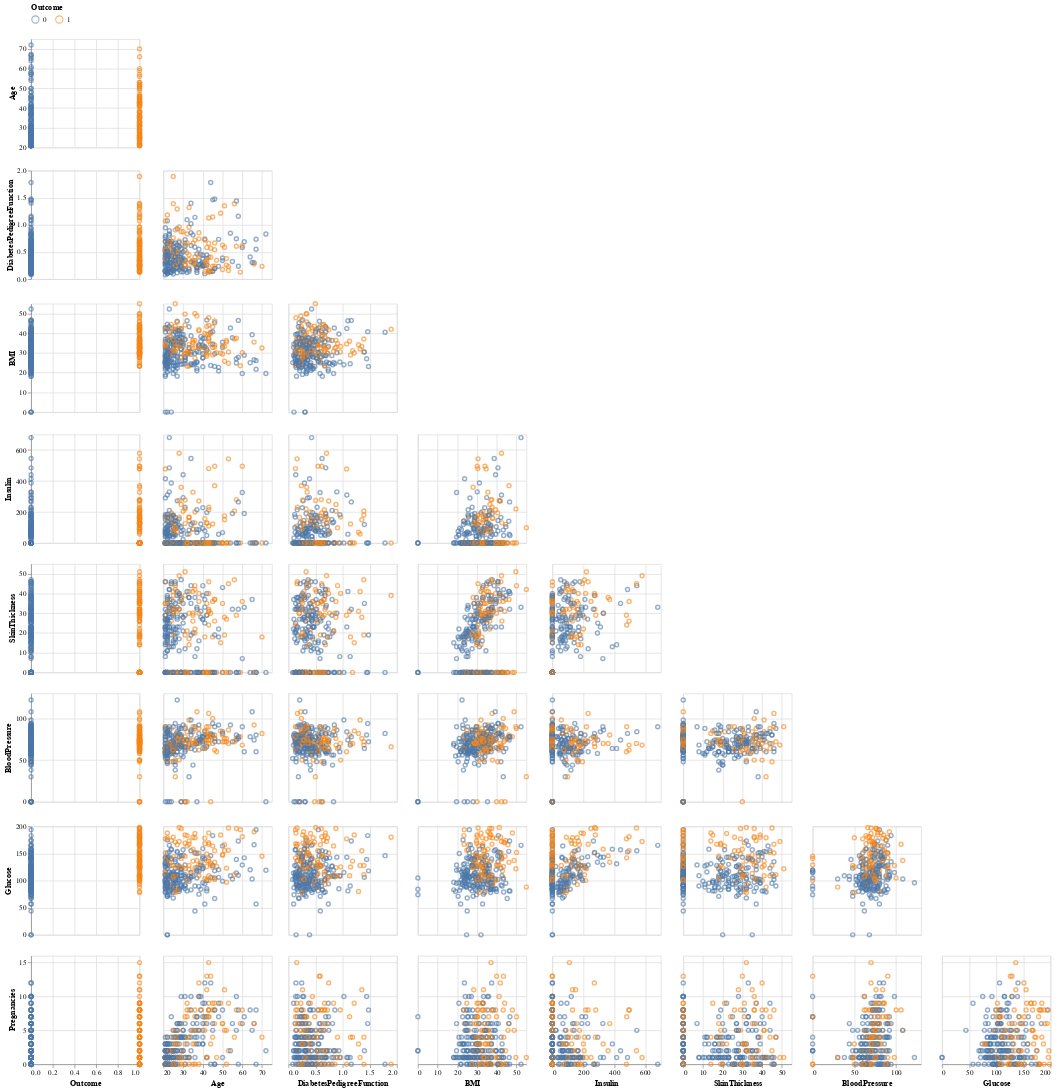

Write notebook code for a chart like this one.
### Markdown cell above
Figure 2 shows the correlation between all of the respective features. The main reasoning to analyze thi is to see if there is any multicollinearity between any of the features which is problamatic when conducting a Logistic Regression. We see that highest level of correlation is between Age and Pregnancies (0.53 by Pearson, and 0.59 via Spearman). Since this is below the threshold of 0.7 we can conclude that all feature coefficients are suitable and will not cause any multicollinearity in our model.

### Code cell
aly.pair(train_df[features].sample(300), color='Outcome:N')

### Figure 1 — Vega-Lite specification as saved in the notebook (floating-point values rounded to 4 significant figures; data arrays with more than 128 entries replaced by an {"elided": "..."} marker saying what was removed)
{"config": {"view": {"continuousWidth": 300, "continuousHeight": 300}}, "vconcat": [{"hconcat": [{"mark": {"type": "point"}, "encoding": {"color": {"condition": {"param": "param_2", "field": "Outcome", "legend": {"orient": "top"}, "type": "nominal"}, "value": "lightgrey"}, "opacity": {"condition": {"param": "param_3", "value": 0.6}, "value": 0.1}, "tooltip": {"field": "", "type": "quantitative"}, "x": {"axis": {"domain": false, "labels": false, "ticks": false, "title": ""}, "bin": false, "field": "Outcome", "scale": {"zero": false}, "type": "quantitative"}, "y": {"bin": false, "field": "Age", "scale": {"zero": false}, "type": "quantitative"}}, "height": 150, "name": "view_1", "width": 150}]}, {"hconcat": [{"mark": {"type": "point"}, "encoding": {"color": {"condition": {"param": "param_2", "field": "Outcome", "legend": {"orient": "top"}, "type": "nominal"}, "value": "lightgrey"}, "opacity": {"condition": {"param": "param_3", "value": 0.6}, "value": 0.1}, "tooltip": {"field": "", "type": "quantitative"}, "x": {"axis": {"domain": false, "labels": false, "ticks": false, "title": ""}, "bin": false, "field": "Outcome", "scale": {"zero": false}, "type": "quantitative"}, "y": {"bin": false, "field": "DiabetesPedigreeFunction", "scale": {"zero": false}, "type": "quantitative"}}, "height": 150, "name": "view_2", "width": 150}, {"mark": {"type": "point"}, "encoding": {"color": {"condition": {"param": "param_2", "field": "Outcome", "legend": {"orient": "top"}, "type": "nominal"}, "value": "lightgrey"}, "opacity": {"condition": {"param": "param_3", "value": 0.6}, "value": 0.1}, "tooltip": {"field": "", "type": "quantitative"}, "x": {"axis": {"domain": false, "labels": false, "ticks": false, "title": ""}, "bin": false, "field": "Age", "scale": {"zero": false}, "type": "quantitative"}, "y": {"axis": {"domain": false, "labels": false, "ticks": false, "title": ""}, "bin": false, "field": "DiabetesPedigreeFunction", "scale": {"zero": false}, "type": "quantitative"}}, "height": 150, "name": "view_3", "width": 150}]}, {"hconcat": [{"mark": {"type": "point"}, "encoding": {"color": {"condition": {"param": "param_2", "field": "Outcome", "legend": {"orient": "top"}, "type": "nominal"}, "value": "lightgrey"}, "opacity": {"condition": {"param": "param_3", "value": 0.6}, "value": 0.1}, "tooltip": {"field": "", "type": "quantitative"}, "x": {"axis": {"domain": false, "labels": false, "ticks": false, "title": ""}, "bin": false, "field": "Outcome", "scale": {"zero": false}, "type": "quantitative"}, "y": {"bin": false, "field": "BMI", "scale": {"zero": false}, "type": "quantitative"}}, "height": 150, "name": "view_4", "width": 150}, {"mark": {"type": "point"}, "encoding": {"color": {"condition": {"param": "param_2", "field": "Outcome", "legend": {"orient": "top"}, "type": "nominal"}, "value": "lightgrey"}, "opacity": {"condition": {"param": "param_3", "value": 0.6}, "value": 0.1}, "tooltip": {"field": "", "type": "quantitative"}, "x": {"axis": {"domain": false, "labels": false, "ticks": false, "title": ""}, "bin": false, "field": "Age", "scale": {"zero": false}, "type": "quantitative"}, "y": {"axis": {"domain": false, "labels": false, "ticks": false, "title": ""}, "bin": false, "field": "BMI", "scale": {"zero": false}, "type": "quantitative"}}, "height": 150, "name": "view_5", "width": 150}, {"mark": {"type": "point"}, "encoding": {"color": {"condition": {"param": "param_2", "field": "Outcome", "legend": {"orient": "top"}, "type": "nominal"}, "value": "lightgrey"}, "opacity": {"condition": {"param": "param_3", "value": 0.6}, "value": 0.1}, "tooltip": {"field": "", "type": "quantitative"}, "x": {"axis": {"domain": false, "labels": false, "ticks": false, "title": ""}, "bin": false, "field": "DiabetesPedigreeFunction", "scale": {"zero": false}, "type": "quantitative"}, "y": {"axis": {"domain": false, "labels": false, "ticks": false, "title": ""}, "bin": false, "field": "BMI", "scale": {"zero": false}, "type": "quantitative"}}, "height": 150, "name": "view_6", "width": 150}]}, {"hconcat": [{"mark": {"type": "point"}, "encoding": {"color": {"condition": {"param": "param_2", "field": "Outcome", "legend": {"orient": "top"}, "type": "nominal"}, "value": "lightgrey"}, "opacity": {"condition": {"param": "param_3", "value": 0.6}, "value": 0.1}, "tooltip": {"field": "", "type": "quantitative"}, "x": {"axis": {"domain": false, "labels": false, "ticks": false, "title": ""}, "bin": false, "field": "Outcome", "scale": {"zero": false}, "type": "quantitative"}, "y": {"bin": false, "field": "Insulin", "scale": {"zero": false}, "type": "quantitative"}}, "height": 150, "name": "view_7", "width": 150}, {"mark": {"type": "point"}, "encoding": {"color": {"condition": {"param": "param_2", "field": "Outcome", "legend": {"orient": "top"}, "type": "nominal"}, "value": "lightgrey"}, "opacity": {"condition": {"param": "param_3", "value": 0.6}, "value": 0.1}, "tooltip": {"field": "", "type": "quantitative"}, "x": {"axis": {"domain": false, "labels": false, "ticks": false, "title": ""}, "bin": false, "field": "Age", "scale": {"zero": false}, "type": "quantitative"}, "y": {"axis": {"domain": false, "labels": false, "ticks": false, "title": ""}, "bin": false, "field": "Insulin", "scale": {"zero": false}, "type": "quantitative"}}, "height": 150, "name": "view_8", "width": 150}, {"mark": {"type": "point"}, "encoding": {"color": {"condition": {"param": "param_2", "field": "Outcome", "legend": {"orient": "top"}, "type": "nominal"}, "value": "lightgrey"}, "opacity": {"condition": {"param": "param_3", "value": 0.6}, "value": 0.1}, "tooltip": {"field": "", "type": "quantitative"}, "x": {"axis": {"domain": false, "labels": false, "ticks": false, "title": ""}, "bin": false, "field": "DiabetesPedigreeFunction", "scale": {"zero": false}, "type": "quantitative"}, "y": {"axis": {"domain": false, "labels": false, "ticks": false, "title": ""}, "bin": false, "field": "Insulin", "scale": {"zero": false}, "type": "quantitative"}}, "height": 150, "name": "view_9", "width": 150}, {"mark": {"type": "point"}, "encoding": {"color": {"condition": {"param": "param_2", "field": "Outcome", "legend": {"orient": "top"}, "type": "nominal"}, "value": "lightgrey"}, "opacity": {"condition": {"param": "param_3", "value": 0.6}, "value": 0.1}, "tooltip": {"field": "", "type": "quantitative"}, "x": {"axis": {"domain": false, "labels": false, "ticks": false, "title": ""}, "bin": false, "field": "BMI", "scale": {"zero": false}, "type": "quantitative"}, "y": {"axis": {"domain": false, "labels": false, "ticks": false, "title": ""}, "bin": false, "field": "Insulin", "scale": {"zero": false}, "type": "quantitative"}}, "height": 150, "name": "view_10", "width": 150}]}, {"hconcat": [{"mark": {"type": "point"}, "encoding": {"color": {"condition": {"param": "param_2", "field": "Outcome", "legend": {"orient": "top"}, "type": "nominal"}, "value": "lightgrey"}, "opacity": {"condition": {"param": "param_3", "value": 0.6}, "value": 0.1}, "tooltip": {"field": "", "type": "quantitative"}, "x": {"axis": {"domain": false, "labels": false, "ticks": false, "title": ""}, "bin": false, "field": "Outcome", "scale": {"zero": false}, "type": "quantitative"}, "y": {"bin": false, "field": "SkinThickness", "scale": {"zero": false}, "type": "quantitative"}}, "height": 150, "name": "view_11", "width": 150}, {"mark": {"type": "point"}, "encoding": {"color": {"condition": {"param": "param_2", "field": "Outcome", "legend": {"orient": "top"}, "type": "nominal"}, "value": "lightgrey"}, "opacity": {"condition": {"param": "param_3", "value": 0.6}, "value": 0.1}, "tooltip": {"field": "", "type": "quantitative"}, "x": {"axis": {"domain": false, "labels": false, "ticks": false, "title": ""}, "bin": false, "field": "Age", "scale": {"zero": false}, "type": "quantitative"}, "y": {"axis": {"domain": false, "labels": false, "ticks": false, "title": ""}, "bin": false, "field": "SkinThickness", "scale": {"zero": false}, "type": "quantitative"}}, "height": 150, "name": "view_12", "width": 150}, {"mark": {"type": "point"}, "encoding": {"color": {"condition": {"param": "param_2", "field": "Outcome", "legend": {"orient": "top"}, "type": "nominal"}, "value": "lightgrey"}, "opacity": {"condition": {"param": "param_3", "value": 0.6}, "value": 0.1}, "tooltip": {"field": "", "type": "quantitative"}, "x": {"axis": {"domain": false, "labels": false, "ticks": false, "title": ""}, "bin": false, "field": "DiabetesPedigreeFunction", "scale": {"zero": false}, "type": "quantitative"}, "y": {"axis": {"domain": false, "labels": false, "ticks": false, "title": ""}, "bin": false, "field": "SkinThickness", "scale": {"zero": false}, "type": "quantitative"}}, "height": 150, "name": "view_13", "width": 150}, {"mark": {"type": "point"}, "encoding": {"color": {"condition": {"param": "param_2", "field": "Outcome", "legend": {"orient": "top"}, "type": "nominal"}, "value": "lightgrey"}, "opacity": {"condition": {"param": "param_3", "value": 0.6}, "value": 0.1}, "tooltip": {"field": "", "type": "quantitative"}, "x": {"axis": {"domain": false, "labels": false, "ticks": false, "title": ""}, "bin": false, "field": "BMI", "scale": {"zero": false}, "type": "quantitative"}, "y": {"axis": {"domain": false, "labels": false, "ticks": false, "title": ""}, "bin": false, "field": "SkinThickness", "scale": {"zero": false}, "type": "quantitative"}}, "height": 150, "name": "view_14", "width": 150}, {"mark": {"type": "point"}, "encoding": {"color": {"condition": {"param": "param_2", "field": "Outcome", "legend": {"orient": "top"}, "type": "nominal"}, "value": "lightgrey"}, "opacity": {"condition": {"param": "param_3", "value": 0.6}, "value": 0.1}, "tooltip": {"field": "", "type": "quantitative"}, "x": {"axis": {"domain": false, "labels": false, "ticks": false, "title": ""}, "bin": false, "field": "Insulin", "scale": {"zero": false}, "type": "quantitative"}, "y": {"axis": {"domain": false, "labels": false, "ticks": false, "title": ""}, "bin": false, "field": "SkinThickness", "scale": {"zero": false}, "type": "quantitative"}}, "height": 150, "name": "view_15", "width": 150}]}, {"hconcat": [{"mark": {"type": "point"}, "encoding": {"color": {"condition": {"param": "param_2", "field": "Outcome", "legend": {"orient": "top"}, "type": "nominal"}, "value": "lightgrey"}, "opacity": {"condition": {"param": "param_3", "value": 0.6}, "value": 0.1}, "tooltip": {"field": "", "type": "quantitative"}, "x": {"axis": {"domain": false, "labels": false, "ticks": false, "title": ""}, "bin": false, "field": "Outcome", "scale": {"zero": false}, "type": "quantitative"}, "y": {"bin": false, "field": "BloodPressure", "scale": {"zero": false}, "type": "quantitative"}}, "height": 150, "name": "view_16", "width": 150}, {"mark": {"type": "point"}, "encoding": {"color": {"condition": {"param": "param_2", "field": "Outcome", "legend": {"orient": "top"}, "type": "nominal"}, "value": "lightgrey"}, "opacity": {"condition": {"param": "param_3", "value": 0.6}, "value": 0.1}, "tooltip": {"field": "", "type": "quantitative"}, "x": {"axis": {"domain": false, "labels": false, "ticks": false, "title": ""}, "bin": false, "field": "Age", "scale": {"zero": false}, "type": "quantitative"}, "y": {"axis": {"domain": false, "labels": false, "ticks": false, "title": ""}, "bin": false, "field": "BloodPressure", "scale": {"zero": false}, "type": "quantitative"}}, "height": 150, "name": "view_17", "width": 150}, {"mark": {"type": "point"}, "encoding": {"color": {"condition": {"param": "param_2", "field": "Outcome", "legend": {"orient": "top"}, "type": "nominal"}, "value": "lightgrey"}, "opacity": {"condition": {"param": "param_3", "value": 0.6}, "value": 0.1}, "tooltip": {"field": "", "type": "quantitative"}, "x": {"axis": {"domain": false, "labels": false, "ticks": false, "title": ""}, "bin": false, "field": "DiabetesPedigreeFunction", "scale": {"zero": false}, "type": "quantitative"}, "y": {"axis": {"domain": false, "labels": false, "ticks": false, "title": ""}, "bin": false, "field": "BloodPressure", "scale": {"zero": false}, "type": "quantitative"}}, "height": 150, "name": "view_18", "width": 150}, {"mark": {"type": "point"}, "encoding": {"color": {"condition": {"param": "param_2", "field": "Outcome", "legend": {"orient": "top"}, "type": "nominal"}, "value": "lightgrey"}, "opacity": {"condition": {"param": "param_3", "value": 0.6}, "value": 0.1}, "tooltip": {"field": "", "type": "quantitative"}, "x": {"axis": {"domain": false, "labels": false, "ticks": false, "title": ""}, "bin": false, "field": "BMI", "scale": {"zero": false}, "type": "quantitative"}, "y": {"axis": {"domain": false, "labels": false, "ticks": false, "title": ""}, "bin": false, "field": "BloodPressure", "scale": {"zero": false}, "type": "quantitative"}}, "height": 150, "name": "view_19", "width": 150}, {"mark": {"type": "point"}, "encoding": {"color": {"condition": {"param": "param_2", "field": "Outcome", "legend": {"orient": "top"}, "type": "nominal"}, "value": "lightgrey"}, "opacity": {"condition": {"param": "param_3", "value": 0.6}, "value": 0.1}, "tooltip": {"field": "", "type": "quantitative"}, "x": {"axis": {"domain": false, "labels": false, "ticks": false, "title": ""}, "bin": false, "field": "Insulin", "scale": {"zero": false}, "type": "quantitative"}, "y": {"axis": {"domain": false, "labels": false, "ticks": false, "title": ""}, "bin": false, "field": "BloodPressure", "scale": {"zero": false}, "type": "quantitative"}}, "height": 150, "name": "view_20", "width": 150}, {"mark": {"type": "point"}, "encoding": {"color": {"condition": {"param": "param_2", "field": "Outcome", "legend": {"orient": "top"}, "type": "nominal"}, "value": "lightgrey"}, "opacity": {"condition": {"param": "param_3", "value": 0.6}, "value": 0.1}, "tooltip": {"field": "", "type": "quantitative"}, "x": {"axis": {"domain": false, "labels": false, "ticks": false, "title": ""}, "bin": false, "field": "SkinThickness", "scale": {"zero": false}, "type": "quantitative"}, "y": {"axis": {"domain": false, "labels": false, "ticks": false, "title": ""}, "bin": false, "field": "BloodPressure", "scale": {"zero": false}, "type": "quantitative"}}, "height": 150, "name": "view_21", "width": 150}]}, {"hconcat": [{"mark": {"type": "point"}, "encoding": {"color": {"condition": {"param": "param_2", "field": "Outcome", "legend": {"orient": "top"}, "type": "nominal"}, "value": "lightgrey"}, "opacity": {"condition": {"param": "param_3", "value": 0.6}, "value": 0.1}, "tooltip": {"field": "", "type": "quantitative"}, "x": {"axis": {"domain": false, "labels": false, "ticks": false, "title": ""}, "bin": false, "field": "Outcome", "scale": {"zero": false}, "type": "quantitative"}, "y": {"bin": false, "field": "Glucose", "scale": {"zero": false}, "type": "quantitative"}}, "height": 150, "name": "view_22", "width": 150}, {"mark": {"type": "point"}, "encoding": {"color": {"condition": {"param": "param_2", "field": "Outcome", "legend": {"orient": "top"}, "type": "nominal"}, "value": "lightgrey"}, "opacity": {"condition": {"param": "param_3", "value": 0.6}, "value": 0.1}, "tooltip": {"field": "", "type": "quantitative"}, "x": {"axis": {"domain": false, "labels": false, "ticks": false, "title": ""}, "bin": false, "field": "Age", "scale": {"zero": false}, "type": "quantitative"}, "y": {"axis": {"domain": false, "labels": false, "ticks": false, "title": ""}, "bin": false, "field": "Glucose", "scale": {"zero": false}, "type": "quantitative"}}, "height": 150, "name": "view_23", "width": 150}, {"mark": {"type": "point"}, "encoding": {"color": {"condition": {"param": "param_2", "field": "Outcome", "legend": {"orient": "top"}, "type": "nominal"}, "value": "lightgrey"}, "opacity": {"condition": {"param": "param_3", "value": 0.6}, "value": 0.1}, "tooltip": {"field": "", "type": "quantitative"}, "x": {"axis": {"domain": false, "labels": false, "ticks": false, "title": ""}, "bin": false, "field": "DiabetesPedigreeFunction", "scale": {"zero": false}, "type": "quantitative"}, "y": {"axis": {"domain": false, "labels": false, "ticks": false, "title": ""}, "bin": false, "field": "Glucose", "scale": {"zero": false}, "type": "quantitative"}}, "height": 150, "name": "view_24", "width": 150}, {"mark": {"type": "point"}, "encoding": {"color": {"condition": {"param": "param_2", "field": "Outcome", "legend": {"orient": "top"}, "type": "nominal"}, "value": "lightgrey"}, "opacity": {"condition": {"param": "param_3", "value": 0.6}, "value": 0.1}, "tooltip": {"field": "", "type": "quantitative"}, "x": {"axis": {"domain": false, "labels": false, "ticks": false, "title": ""}, "bin": false, "field": "BMI", "scale": {"zero": false}, "type": "quantitative"}, "y": {"axis": {"domain": false, "labels": false, "ticks": false, "title": ""}, "bin": false, "field": "Glucose", "scale": {"zero": false}, "type": "quantitative"}}, "height": 150, "name": "view_25", "width": 150}, {"mark": {"type": "point"}, "encoding": {"color": {"condition": {"param": "param_2", "field": "Outcome", "legend": {"orient": "top"}, "type": "nominal"}, "value": "lightgrey"}, "opacity": {"condition": {"param": "param_3", "value": 0.6}, "value": 0.1}, "tooltip": {"field": "", "type": "quantitative"}, "x": {"axis": {"domain": false, "labels": false, "ticks": false, "title": ""}, "bin": false, "field": "Insulin", "scale": {"zero": false}, "type": "quantitative"}, "y": {"axis": {"domain": false, "labels": false, "ticks": false, "title": ""}, "bin": false, "field": "Glucose", "scale": {"zero": false}, "type": "quantitative"}}, "height": 150, "name": "view_26", "width": 150}, {"mark": {"type": "point"}, "encoding": {"color": {"condition": {"param": "param_2", "field": "Outcome", "legend": {"orient": "top"}, "type": "nominal"}, "value": "lightgrey"}, "opacity": {"condition": {"param": "param_3", "value": 0.6}, "value": 0.1}, "tooltip": {"field": "", "type": "quantitative"}, "x": {"axis": {"domain": false, "labels": false, "ticks": false, "title": ""}, "bin": false, "field": "SkinThickness", "scale": {"zero": false}, "type": "quantitative"}, "y": {"axis": {"domain": false, "labels": false, "ticks": false, "title": ""}, "bin": false, "field": "Glucose", "scale": {"zero": false}, "type": "quantitative"}}, "height": 150, "name": "view_27", "width": 150}, {"mark": {"type": "point"}, "encoding": {"color": {"condition": {"param": "param_2", "field": "Outcome", "legend": {"orient": "top"}, "type": "nominal"}, "value": "lightgrey"}, "opacity": {"condition": {"param": "param_3", "value": 0.6}, "value": 0.1}, "tooltip": {"field": "", "type": "quantitative"}, "x": {"axis": {"domain": false, "labels": false, "ticks": false, "title": ""}, "bin": false, "field": "BloodPressure", "scale": {"zero": false}, "type": "quantitative"}, "y": {"axis": {"domain": false, "labels": false, "ticks": false, "title": ""}, "bin": false, "field": "Glucose", "scale": {"zero": false}, "type": "quantitative"}}, "height": 150, "name": "view_28", "width": 150}]}, {"hconcat": [{"mark": {"type": "point"}, "encoding": {"color": {"condition": {"param": "param_2", "field": "Outcome", "legend": {"orient": "top"}, "type": "nominal"}, "value": "lightgrey"}, "opacity": {"condition": {"param": "param_3", "value": 0.6}, "value": 0.1}, "tooltip": {"field": "", "type": "quantitative"}, "x": {"bin": false, "field": "Outcome", "scale": {"zero": false}, "type": "quantitative"}, "y": {"bin": false, "field": "Pregnancies", "scale": {"zero": false}, "type": "quantitative"}}, "height": 150, "name": "view_29", "width": 150}, {"mark": {"type": "point"}, "encoding": {"color": {"condition": {"param": "param_2", "field": "Outcome", "legend": {"orient": "top"}, "type": "nominal"}, "value": "lightgrey"}, "opacity": {"condition": {"param": "param_3", "value": 0.6}, "value": 0.1}, "tooltip": {"field": "", "type": "quantitative"}, "x": {"bin": false, "field": "Age", "scale": {"zero": false}, "type": "quantitative"}, "y": {"axis": {"domain": false, "labels": false, "ticks": false, "title": ""}, "bin": false, "field": "Pregnancies", "scale": {"zero": false}, "type": "quantitative"}}, "height": 150, "name": "view_30", "width": 150}, {"mark": {"type": "point"}, "encoding": {"color": {"condition": {"param": "param_2", "field": "Outcome", "legend": {"orient": "top"}, "type": "nominal"}, "value": "lightgrey"}, "opacity": {"condition": {"param": "param_3", "value": 0.6}, "value": 0.1}, "tooltip": {"field": "", "type": "quantitative"}, "x": {"bin": false, "field": "DiabetesPedigreeFunction", "scale": {"zero": false}, "type": "quantitative"}, "y": {"axis": {"domain": false, "labels": false, "ticks": false, "title": ""}, "bin": false, "field": "Pregnancies", "scale": {"zero": false}, "type": "quantitative"}}, "height": 150, "name": "view_31", "width": 150}, {"mark": {"type": "point"}, "encoding": {"color": {"condition": {"param": "param_2", "field": "Outcome", "legend": {"orient": "top"}, "type": "nominal"}, "value": "lightgrey"}, "opacity": {"condition": {"param": "param_3", "value": 0.6}, "value": 0.1}, "tooltip": {"field": "", "type": "quantitative"}, "x": {"bin": false, "field": "BMI", "scale": {"zero": false}, "type": "quantitative"}, "y": {"axis": {"domain": false, "labels": false, "ticks": false, "title": ""}, "bin": false, "field": "Pregnancies", "scale": {"zero": false}, "type": "quantitative"}}, "height": 150, "name": "view_32", "width": 150}, {"mark": {"type": "point"}, "encoding": {"color": {"condition": {"param": "param_2", "field": "Outcome", "legend": {"orient": "top"}, "type": "nominal"}, "value": "lightgrey"}, "opacity": {"condition": {"param": "param_3", "value": 0.6}, "value": 0.1}, "tooltip": {"field": "", "type": "quantitative"}, "x": {"bin": false, "field": "Insulin", "scale": {"zero": false}, "type": "quantitative"}, "y": {"axis": {"domain": false, "labels": false, "ticks": false, "title": ""}, "bin": false, "field": "Pregnancies", "scale": {"zero": false}, "type": "quantitative"}}, "height": 150, "name": "view_33", "width": 150}, {"mark": {"type": "point"}, "encoding": {"color": {"condition": {"param": "param_2", "field": "Outcome", "legend": {"orient": "top"}, "type": "nominal"}, "value": "lightgrey"}, "opacity": {"condition": {"param": "param_3", "value": 0.6}, "value": 0.1}, "tooltip": {"field": "", "type": "quantitative"}, "x": {"bin": false, "field": "SkinThickness", "scale": {"zero": false}, "type": "quantitative"}, "y": {"axis": {"domain": false, "labels": false, "ticks": false, "title": ""}, "bin": false, "field": "Pregnancies", "scale": {"zero": false}, "type": "quantitative"}}, "height": 150, "name": "view_34", "width": 150}, {"mark": {"type": "point"}, "encoding": {"color": {"condition": {"param": "param_2", "field": "Outcome", "legend": {"orient": "top"}, "type": "nominal"}, "value": "lightgrey"}, "opacity": {"condition": {"param": "param_3", "value": 0.6}, "value": 0.1}, "tooltip": {"field": "", "type": "quantitative"}, "x": {"bin": false, "field": "BloodPressure", "scale": {"zero": false}, "type": "quantitative"}, "y": {"axis": {"domain": false, "labels": false, "ticks": false, "title": ""}, "bin": false, "field": "Pregnancies", "scale": {"zero": false}, "type": "quantitative"}}, "height": 150, "name": "view_35", "width": 150}, {"mark": {"type": "point"}, "encoding": {"color": {"condition": {"param": "param_2", "field": "Outcome", "legend": {"orient": "top"}, "type": "nominal"}, "value": "lightgrey"}, "opacity": {"condition": {"param": "param_3", "value": 0.6}, "value": 0.1}, "tooltip": {"field": "", "type": "quantitative"}, "x": {"bin": false, "field": "Glucose", "scale": {"zero": false}, "type": "quantitative"}, "y": {"axis": {"domain": false, "labels": false, "ticks": false, "title": ""}, "bin": false, "field": "Pregnancies", "scale": {"zero": false}, "type": "quantitative"}}, "height": 150, "name": "view_36", "width": 150}]}], "data": {"name": "data-94b1dee14c958ee307d3b653a3772da4"}, "params": [{"name": "param_2", "select": {"type": "interval"}, "views": ["view_1", "view_2", "view_3", "view_4", "view_5", "view_6", "view_7", "view_8", "view_9", "view_10", "view_11", "view_12", "view_13", "view_14", "view_15", "view_16", "view_17", "view_18", "view_19", "view_20", "view_21", "view_22", "view_23", "view_24", "view_25", "view_26", "view_27", "view_28", "view_29", "view_30", "view_31", "view_32", "view_33", "view_34", "view_35", "view_36"]}, {"name": "param_3", "select": {"type": "point", "fields": ["Outcome"]}, "bind": "legend", "views": ["view_1", "view_2", "view_3", "view_4", "view_5", "view_6", "view_7", "view_8", "view_9", "view_10", "view_11", "view_12", "view_13", "view_14", "view_15", "view_16", "view_17", "view_18", "view_19", "view_20", "view_21", "view_22", "view_23", "view_24", "view_25", "view_26", "view_27", "view_28", "view_29", "view_30", "view_31", "view_32", "view_33", "view_34", "view_35", "view_36"]}], "$schema": "https://vega.github.io/schema/vega-lite/v5.20.1.json", "datasets": {"data-94b1dee14c958ee307d3b653a3772da4": {"elided": "300 records"}}}
